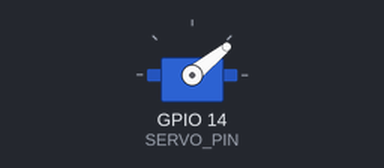
Bench run of a sketch on a simulated ESP32. Parts: servo.

Above: at 0.05 s.
At 0.2 s:
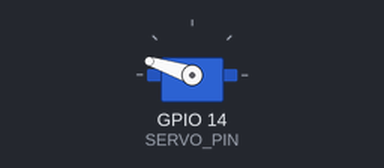
At 0.35 s:
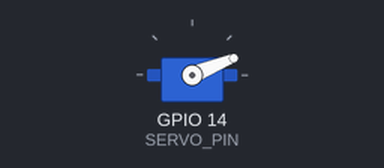
Timing chart, 0 to 3.0 s (numbered marks = the images above):
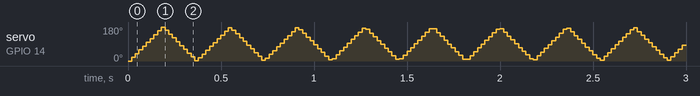

The sketch:

test_servo.ino
```cpp
#include <ESP32Servo.h>

#define SERVO_PIN 14

Servo myServo;


void setup() {
    myServo.attach(SERVO_PIN);
    myServo.write(0);
}

void loop() {
  for (int degree = 0; degree <= 180; ++degree){
    myServo.write(degree);
    delay(1);

  }
  for (int degree = 180; degree >= 0; --degree){
    myServo.write(degree);
    delay(1);
  }
}
```
